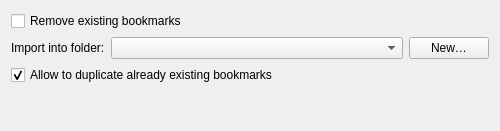
<?xml version="1.0" encoding="UTF-8"?>
<ui version="4.0">
 <class>Meerkat::BookmarksImporterWidget</class>
 <widget class="QWidget" name="Meerkat::BookmarksImporterWidget">
  <property name="geometry">
   <rect>
    <x>0</x>
    <y>0</y>
    <width>500</width>
    <height>131</height>
   </rect>
  </property>
  <layout class="QVBoxLayout" name="verticalLayout">
   <item>
    <widget class="QCheckBox" name="removeCheckBox">
     <property name="text">
      <string>Remove existing bookmarks</string>
     </property>
    </widget>
   </item>
   <item>
    <widget class="QStackedWidget" name="removeDependentStackedWidget">
     <property name="currentIndex">
      <number>0</number>
     </property>
     <widget class="QWidget" name="removePage">
      <layout class="QFormLayout" name="formLayout_3">
       <property name="fieldGrowthPolicy">
        <enum>QFormLayout::AllNonFixedFieldsGrow</enum>
       </property>
       <property name="leftMargin">
        <number>0</number>
       </property>
       <property name="topMargin">
        <number>0</number>
       </property>
       <property name="rightMargin">
        <number>0</number>
       </property>
       <property name="bottomMargin">
        <number>0</number>
       </property>
       <item row="0" column="0" colspan="2">
        <layout class="QFormLayout" name="removeForm">
         <property name="fieldGrowthPolicy">
          <enum>QFormLayout::AllNonFixedFieldsGrow</enum>
         </property>
         <item row="0" column="0">
          <widget class="QLabel" name="folderLabel">
           <property name="text">
            <string>Import into folder:</string>
           </property>
          </widget>
         </item>
         <item row="0" column="1">
          <layout class="QHBoxLayout" name="folderLayout">
           <item>
            <widget class="Meerkat::BookmarksComboBoxWidget" name="folderComboBox">
             <property name="sizePolicy">
              <sizepolicy hsizetype="Expanding" vsizetype="Fixed">
               <horstretch>0</horstretch>
               <verstretch>0</verstretch>
              </sizepolicy>
             </property>
            </widget>
           </item>
           <item>
            <widget class="QPushButton" name="newFolderButton">
             <property name="text">
              <string>New…</string>
             </property>
            </widget>
           </item>
          </layout>
         </item>
        </layout>
       </item>
       <item row="1" column="0">
        <widget class="QCheckBox" name="allowDuplicatesCheckBox">
         <property name="text">
          <string>Allow to duplicate already existing bookmarks</string>
         </property>
         <property name="checked">
          <bool>true</bool>
         </property>
        </widget>
       </item>
      </layout>
     </widget>
     <widget class="QWidget" name="noRemovePage">
      <layout class="QFormLayout" name="formLayout_2">
       <property name="leftMargin">
        <number>0</number>
       </property>
       <property name="topMargin">
        <number>0</number>
       </property>
       <property name="rightMargin">
        <number>0</number>
       </property>
       <property name="bottomMargin">
        <number>0</number>
       </property>
       <item row="0" column="0">
        <widget class="QCheckBox" name="toSubfolderCheckBox">
         <property name="text">
          <string>Import into subfolder</string>
         </property>
        </widget>
       </item>
       <item row="1" column="0" colspan="2">
        <widget class="QFrame" name="noRemoveFrame">
         <layout class="QFormLayout" name="noRemoveBox">
          <property name="fieldGrowthPolicy">
           <enum>QFormLayout::AllNonFixedFieldsGrow</enum>
          </property>
          <item row="0" column="1">
           <widget class="QLineEdit" name="subfolderNameLineEdit">
            <property name="toolTip">
             <string>Leave empty to import into main folder</string>
            </property>
           </widget>
          </item>
          <item row="0" column="0">
           <widget class="QLabel" name="subfolderNameLabel">
            <property name="text">
             <string>Subfolder name:</string>
            </property>
           </widget>
          </item>
         </layout>
        </widget>
       </item>
      </layout>
     </widget>
    </widget>
   </item>
   <item>
    <spacer name="verticalSpacer">
     <property name="orientation">
      <enum>Qt::Vertical</enum>
     </property>
     <property name="sizeHint" stdset="0">
      <size>
       <width>0</width>
       <height>0</height>
      </size>
     </property>
    </spacer>
   </item>
  </layout>
 </widget>
 <customwidgets>
  <customwidget>
   <class>Meerkat::BookmarksComboBoxWidget</class>
   <extends>QComboBox</extends>
   <header>src/ui/BookmarksComboBoxWidget.h</header>
  </customwidget>
 </customwidgets>
 <resources/>
 <connections/>
</ui>
